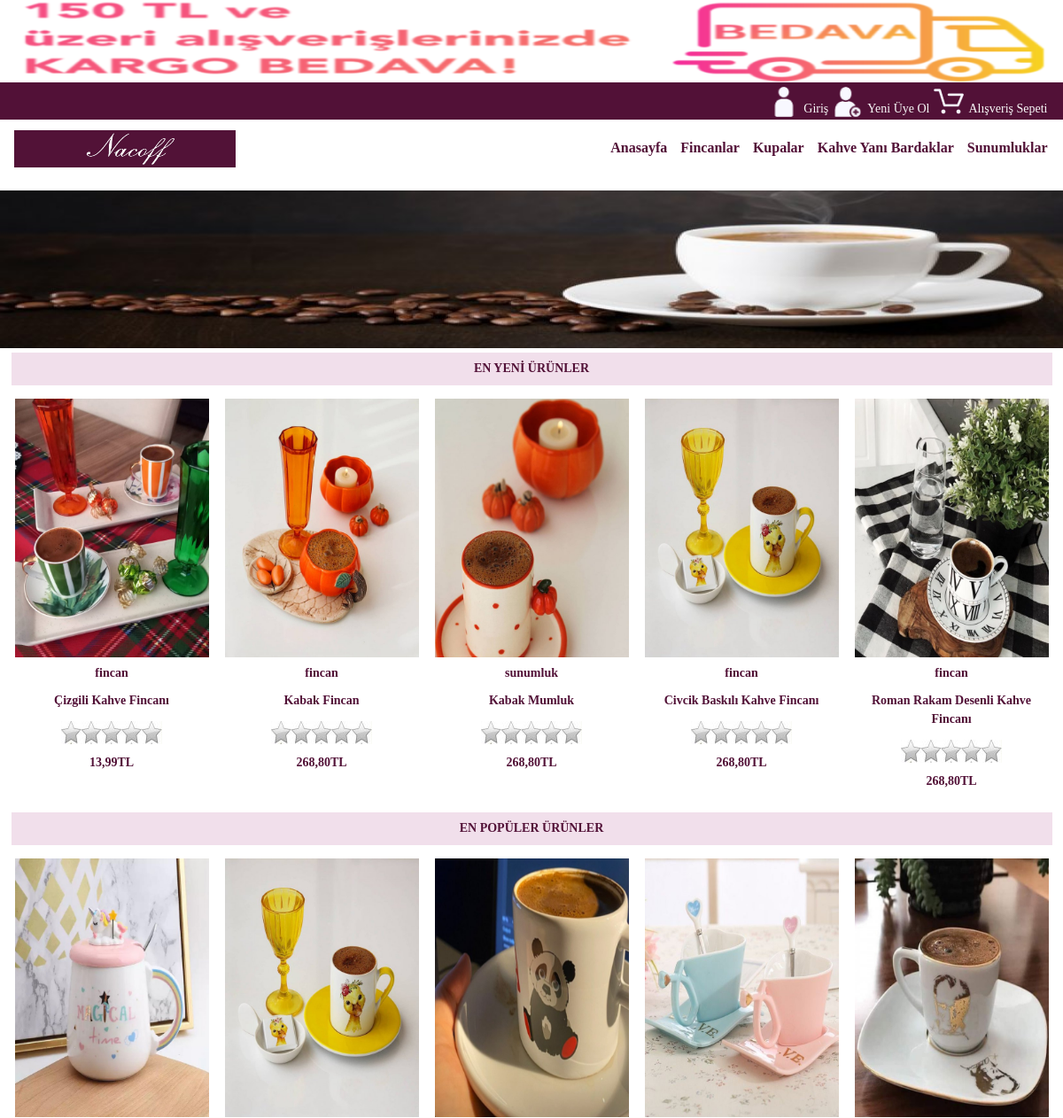
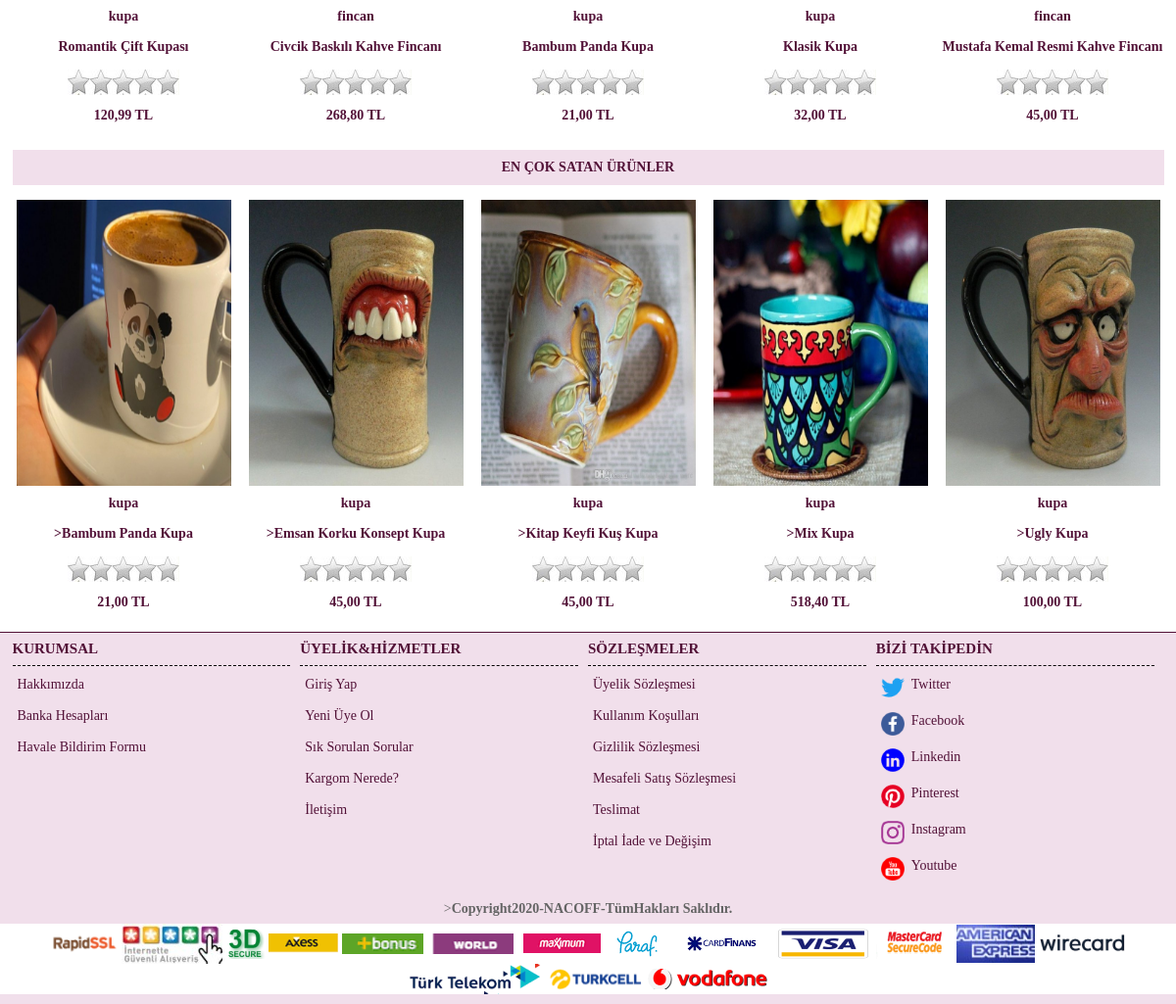
The page / on the database its author committed (2 pictures, top to bottom).
### tables this page shows
CREATE TABLE `bannerler` (
  `id` int(11) NOT NULL,
  `BannerAlani` varchar(100) NOT NULL,
  `BannerResmi` varchar(100) NOT NULL,
  `GosterimSayisi` int(10) NOT NULL,
  `BannerAdi` varchar(100) NOT NULL
);

CREATE TABLE `urunler` (
  `id` int(11) NOT NULL,
  `MenuId` int(11) NOT NULL,
  `UrunAdi` varchar(250) NOT NULL,
  `UrunFiyati` double NOT NULL,
  `ParaBirimi` varchar(250) NOT NULL,
  `UrunAciklamasi` text NOT NULL,
  `UrunResmiBir` varchar(250) NOT NULL,
  `UrunResmiIki` varchar(250) NOT NULL,
  `UrunResmiUc` varchar(250) NOT NULL,
  `UrunResmi4` varchar(250) NOT NULL,
  `Durumu` tinyint(1) NOT NULL,
  `ToplamSatisSayisi` int(10) NOT NULL,
  `ToplamSatisTutari` double NOT NULL,
  `GoruntulenmeSayisi` int(10) NOT NULL,
  `VaryantBasligi` varchar(50) NOT NULL,
  `KDVOrani` int(2) NOT NULL,
  `YorumSayisi` tinyint(1) NOT NULL,
  `ToplamYorumPuani` int(110) NOT NULL,
  `UrunTuru` varchar(100) NOT NULL,
  `KargoUcreti` double NOT NULL
);

CREATE TABLE `ayarlar` (
  `id` tinyint(1) NOT NULL,
  `SiteAdi` varchar(50) NOT NULL,
  `SiteTitle` varchar(60) NOT NULL,
  `SiteLinki` varchar(255) NOT NULL,
  `SiteDescription` text NOT NULL,
  `SiteKeywords` varchar(250) NOT NULL,
  `SiteCopyRightMetni` varchar(250) NOT NULL,
  `SiteLogo` varchar(50) NOT NULL,
  `SiteMail` varchar(50) NOT NULL,
  `SiteMailSifre` varchar(50) NOT NULL,
  `SiteHostAdresi` varchar(250) NOT NULL,
  `sosyal_link_face` varchar(200) NOT NULL,
  `sosyal_link_twit` varchar(200) NOT NULL,
  `sosyal_link_linked` varchar(200) NOT NULL,
  `sosyal_link_ins` varchar(200) NOT NULL,
  `sosyal_link_pint` varchar(200) NOT NULL,
  `sosyal_link_you` varchar(200) NOT NULL,
  `UsdKuru` double NOT NULL,
  `EuroKuru` double NOT NULL,
  `UcretsizKargoBaraji` double NOT NULL,
  `ClientID` varchar(100) NOT NULL,
  `StoreKey` varchar(100) NOT NULL,
  `ApiKullanicisi` varchar(100) NOT NULL,
  `ApiSifresi` varchar(100) NOT NULL
);

### anasayfa.php (the view, shortened to what the rows shown need)
<div class="SlaytAlaniKapsayici">
  <ul class="SlaytAlani">
  <?php
      $banner_sorgusu=$baglan->prepare("SELECT * FROM bannerler WHERE BannerAlani='Ana Sayfa'");
      $banner_sorgusu->execute();
      $banner_kayit=$banner_sorgusu->fetchAll(PDO::FETCH_ASSOC);
      foreach ($banner_kayit as $satir) {
  ?>
  <li class="SlaytResmi">
    <img src="img/<?php echo $satir["BannerResmi"]; ?>" border="0">
  <?php
    }
  ?>
  </li>
  </ul>
</div>
<div id="AnasayfaYeniUrunlerAlani">
  <div id="AnasayfaYeniUrunlerDengelemeAlani">
    <?php
      $enYeni_urun_sorgu=$baglan->prepare("SELECT * FROM urunler WHERE Durumu='1' ORDER BY id DESC LIMIT 5");
      $enYeni_urun_sorgu->execute();
      $enYeniurun_kayitlari=$enYeni_urun_sorgu->fetchAll(PDO::FETCH_ASSOC);
      foreach ($enYeniurun_kayitlari as $EnYenikayit) {
              $enYeniurununTuru=$EnYenikayit["UrunTuru"];
              $enYeniurununFiyati=DonusumleriGeriDondur($EnYenikayit["UrunFiyati"]);
              $enYeniurununBirimi=DonusumleriGeriDondur($EnYenikayit["ParaBirimi"]);
              if ($enYeniurununBirimi=="USD") {
                  $enYeniurunFiyatiTLCinsinden=$enYeniurununFiyati*$dolarKuru;
              }elseif ($enYeniurununBirimi=="EUR") {
                    $enYeniurunFiyatiTLCinsinden=$enYeniurununFiyati*$EuroKuru;
              }else{
                  $enYeniurunFiyatiTLCinsinden=$enYeniurununFiyati;
              }
              if ($enYeniurununTuru=="fincan") {
                  $enYeniurununResimKlasoru="fincan";
              }elseif($enYeniurununTuru=="kupa") {
                  $enYeniurununResimKlasoru="kupa";
              }elseif($enYeniurununTuru=="kahveyanibardak") {
                  $enYeniurununResimKlasoru="kahveyanibardak";
              }elseif($enYeniurununTuru=="sunumluk") {
                  $enYeniurununResimKlasoru="sunumluk";
              }
              $enYeniurununToplamYorumSayisi=DonusumleriGeriDondur($EnYenikayit["YorumSayisi"]);
              $enYeniurununToplamYorumPuani=DonusumleriGeriDondur($EnYenikayit["ToplamYorumPuani"]);
              if ($enYeniurununToplamYorumSayisi>0) {
                  $enYenipuanHesapla=number_format($enYeniurununToplamYorumPuani/$enYeniurununToplamYorumSayisi,2,".","");
              }else{
                  $enYenipuanHesapla=0;
              }
              if ($enYenipuanHesapla==0) {
                          $enYenipuanResmi="yorumyildiz0.jpg";
                        }elseif(($enYenipuanHesapla>0) and ($enYenipuanHesapla<=1)){
                             $enYenipuanResmi="yorumyildiz1.jpg";
                        }
                        elseif(($enYenipuanHesapla>1) and ($enYenipuanHesapla<=2)){
                             $enYenipuanResmi="yorumyildiz2.jpg";
                        }
                        elseif(($enYenipuanHesapla>2) and ($enYenipuanHesapla<=3)){
                             $enYenipuanResmi="yorumyildiz3.jpg";
                        }
                        elseif(($enYenipuanHesapla>3) and ($enYenipuanHesapla<=4)){
                             $enYenipuanResmi="yorumyildiz4.jpg";
                        }elseif(($enYenipuanHesapla>4)){
                             $enYenipuanResmi="yorumyildiz5.jpg";
                        }
    ?>
    <div class="AnasayfaYeniUrunlerSinirlamaAlani">
      <div class="AnasayfaYeniUrunResmiCerceve">
         <a href="index.php?sk=83&ID=<?php echo DonusumleriGeriDondur($EnYenikayit["id"]); ?>">
              <img src="img/urunler/<?php echo DonusumleriGeriDondur($enYeniurununResimKlasoru) ?>/<?php echo DonusumleriGeriDondur($EnYenikayit["UrunResmiBir"]); ?>" border="0"></a>
      </div>
      <div class="AnasayfaYeniUrunTuru">
        <a href="index.php?sk=83&ID=<?php echo DonusumleriGeriDondur($EnYenikayit["id"]); ?>"><?php echo DonusumleriGeriDondur($enYeniurununTuru); ?></a>
      </div>
      <div class="AnasayfaYeniUrunTuru">
        <a href="index.php?sk=83&ID=<?php echo DonusumleriGeriDondur($EnYenikayit["id"]); ?>"><?php echo DonusumleriGeriDondur($EnYenikayit["UrunAdi"]); ?></a>
      </div>
      <div id="AnasayfaYeniUrunPuani">
        <a href="index.php?sk=83&ID=<?php echo DonusumleriGeriDondur($EnYenikayit["id"]); ?>"><img src="img/<?php echo $enYenipuanResmi; ?>"></a>
      </div>
      <div class="AnasayfaYeniUrunTuru">
        <?php echo fiyatBicimlendir($enYeniurunFiyatiTLCinsinden); ?>TL
      </div>
    </div>
     <?php
      }
      ?>
  </div>
</div>
<div id="AnasayfaYeniUrunlerAlani">
  <div id="AnasayfaYeniUrunlerDengelemeAlani">
    <?php
      $EnPopuler_urun_sorgu=$baglan->prepare("SELECT * FROM urunler WHERE Durumu='1' ORDER BY GoruntulenmeSayisi  DESC LIMIT 5");
      $EnPopuler_urun_sorgu->execute();
      $EnPopulerurun_kayitlari=$EnPopuler_urun_sorgu->fetchAll(PDO::FETCH_ASSOC);
        foreach ($EnPopulerurun_kayitlari as $EnPopulerkayit) {
            $EnPopulerurununTuru=$EnPopulerkayit["UrunTuru"];
            $EnPopulerurununFiyati=DonusumleriGeriDondur($EnPopulerkayit["UrunFiyati"]);
            $EnPopulerurununBirimi=DonusumleriGeriDondur($EnPopulerkayit["ParaBirimi"]);
            if ($EnPopulerurununBirimi=="USD") {
                $EnPopulerurunFiyatiTLCinsinden=$EnPopulerurununFiyati*$dolarKuru;
            }elseif ($EnPopulerurununBirimi=="EUR") {
                $EnPopulerurunFiyatiTLCinsinden=$EnPopulerurununFiyati*$EuroKuru;
            }else{
                $EnPopulerurunFiyatiTLCinsinden=$EnPopulerurununFiyati;
            }
            if ($EnPopulerurununTuru=="fincan") {
                  $EnPopulerurununResimKlasoru="fincan";
            }elseif($EnPopulerurununTuru=="kupa") {
                  $EnPopulerurununResimKlasoru="kupa";
            }elseif($EnPopulerurununTuru=="kahveyanibardak") {
                  $EnPopulerurununResimKlasoru="kahveyanibardak";
            }elseif($EnPopulerurununTuru=="sunumluk") {
                  $EnPopulerurununResimKlasoru="sunumluk";
            }
            $EnPopulerurununToplamYorumSayisi=DonusumleriGeriDondur($EnPopulerkayit["YorumSayisi"]);
            $EnPopulerurununToplamYorumPuani=DonusumleriGeriDondur($EnPopulerkayit["ToplamYorumPuani"]);
            if ($EnPopulerurununToplamYorumSayisi>0) {
                $EnPopulerpuanHesapla=number_format($EnPopulerurununToplamYorumPuani/$EnPopulerurununToplamYorumSayisi,2,".","");
            }else{
              $EnPopulerpuanHesapla=0;
            }
            if ($EnPopulerpuanHesapla==0) {
              $EnPopulerpuanResmi="yorumyildiz0.jpg";
            }elseif(($EnPopulerpuanHesapla>0) and ($EnPopulerpuanHesapla<=1)){
              $EnPopulerpuanResmi="yorumyildiz1.jpg";
            }
            elseif(($EnPopulerpuanHesapla>1) and ($EnPopulerpuanHesapla<=2)){
                $EnPopulerpuanResmi="yorumyildiz2.jpg";
            }
            elseif(($EnPopulerpuanHesapla>2) and ($EnPopulerpuanHesapla<=3)){
              $EnPopulerpuanResmi="yorumyildiz3.jpg";
            }
            elseif(($EnPopulerpuanHesapla>3) and ($EnPopulerpuanHesapla<=4)){
              $EnPopulerpuanResmi="yorumyildiz4.jpg";
            }elseif(($EnPopulerpuanHesapla>4)){
                $EnPopulerpuanResmi="yorumyildiz5.jpg";
            }
        ?>
    <div class="AnasayfaYeniUrunlerSinirlamaAlani">
      <div class="AnasayfaYeniUrunResmiCerceve">
        <a href="index.php?sk=83&ID=<?php echo DonusumleriGeriDondur($EnPopulerkayit["id"]); ?>">
              <img src="img/urunler/<?php echo DonusumleriGeriDondur($EnPopulerurununResimKlasoru) ?>/<?php echo DonusumleriGeriDondur($EnPopulerkayit["UrunResmiBir"]); ?>" border="0"></a>
      </div>
      <div class="AnasayfaYeniUrunTuru">
        <a href="index.php?sk=83&ID=<?php echo DonusumleriGeriDondur($EnPopulerkayit["id"]); ?>"><?php echo DonusumleriGeriDondur($EnPopulerurununTuru); ?></a>
      </div>
      <div class="AnasayfaYeniUrunTuru">
        <a href="index.php?sk=83&ID=<?php echo DonusumleriGeriDondur($EnPopulerkayit["id"]); ?>"><?php echo DonusumleriGeriDondur($EnPopulerkayit["UrunAdi"]); ?></a>
      </div>
      <div id="AnasayfaYeniUrunPuani">
        <a href="index.php?sk=83&ID=<?php echo DonusumleriGeriDondur($EnPopulerkayit["id"]); ?>"><img src="img/<?php echo $EnPopulerpuanResmi; ?>"></a>
      </div>
      <div class="AnasayfaYeniUrunTuru">
        <?php echo fiyatBicimlendir($EnPopulerurunFiyatiTLCinsinden); ?> TL
      </div>
    </div>
     <?php
      }
      ?>
  </div>
</div>
<div id="AnasayfaYeniUrunlerAlani">
  <div id="AnasayfaYeniUrunlerDengelemeAlani">
   <?php
      $EnCokSatan_urun_sorgu=$baglan->prepare("SELECT * FROM urunler WHERE Durumu='1' ORDER BY ToplamSatisSayisi DESC LIMIT 5");
      $EnCokSatan_urun_sorgu->execute();
      $EnCokSatanurun_kayitlari=$EnCokSatan_urun_sorgu->fetchAll(PDO::FETCH_ASSOC);
      foreach ($EnCokSatanurun_kayitlari as $EnCokSatankayit) {
          $EnCokSatanurununTuru=$EnCokSatankayit["UrunTuru"];
          $EnCokSatanurununFiyati=DonusumleriGeriDondur($EnCokSatankayit["UrunFiyati"]);
          $EnCokSatanurununBirimi=DonusumleriGeriDondur($EnCokSatankayit["ParaBirimi"]);
          if ($EnCokSatanurununBirimi=="USD") {
              $EnCokSatanurunFiyatiTLCinsinden=$EnCokSatanurununFiyati*$dolarKuru;
          }elseif ($EnCokSatanurununBirimi=="EUR") {
              $EnCokSatanurunFiyatiTLCinsinden=$EnCokSatanurununFiyati*$EuroKuru;
          }else{
              $EnCokSatanurunFiyatiTLCinsinden=$EnCokSatanurununFiyati;
          }
          if ($EnCokSatanurununTuru=="fincan") {
                  $EnCokSatanurununResimKlasoru="fincan";
          }elseif($EnCokSatanurununTuru=="kupa") {
                  $EnCokSatanurununResimKlasoru="kupa";
          }elseif($EnCokSatanurununTuru=="kahveyanibardak") {
                  $EnCokSatanurununResimKlasoru="kahveyanibardak";
          }elseif($EnCokSatanurununTuru=="sunumluk") {
                  $EnCokSatanurununResimKlasoru="sunumluk";
          }
          $EnCokSatanurununToplamYorumSayisi=DonusumleriGeriDondur($EnCokSatankayit["YorumSayisi"]);
          $EnCokSatanurununToplamYorumPuani=DonusumleriGeriDondur($EnCokSatankayit["ToplamYorumPuani"]);
          if ($EnCokSatanurununToplamYorumSayisi>0) {
              $EnCokSatanpuanHesapla=number_format($EnCokSatanurununToplamYorumPuani/$EnCokSatanurununToplamYorumSayisi,2,".","");
          }else{
            $EnCokSatanpuanHesapla=0;
          }
          if ($EnCokSatanpuanHesapla==0) {
            $EnCokSatanpuanResmi="yorumyildiz0.jpg";
          }elseif(($EnCokSatanpuanHesapla>0) and ($EnCokSatanpuanHesapla<=1)){
            $EnCokSatanpuanResmi="yorumyildiz1.jpg";
          }
          elseif(($EnCokSatanpuanHesapla>1) and ($EnCokSatanpuanHesapla<=2)){
            $EnCokSatanpuanResmi="yorumyildiz2.jpg";
          }
          elseif(($EnCokSatanpuanHesapla>2) and ($EnCokSatanpuanHesapla<=3)){
            $EnCokSatanpuanResmi="yorumyildiz3.jpg";
          }
          elseif(($EnCokSatanpuanHesapla>3) and ($EnCokSatanpuanHesapla<=4)){
            $EnCokSatanpuanResmi="yorumyildiz4.jpg";
          }elseif(($EnCokSatanpuanHesapla>4)){
            $EnCokSatanpuanResmi="yorumyildiz5.jpg";
          }
    ?>
    <div class="AnasayfaYeniUrunlerSinirlamaAlani">
      <div class="AnasayfaYeniUrunResmiCerceve">
       <a href="index.php?sk=83&ID=<?php echo DonusumleriGeriDondur($EnCokSatankayit["id"]); ?>">
         <img src="img/urunler/<?php echo DonusumleriGeriDondur($EnCokSatanurununResimKlasoru) ?>/<?php echo DonusumleriGeriDondur($EnCokSatankayit["UrunResmiBir"]); ?>" border="0"></a>
      </div>
      <div class="AnasayfaYeniUrunTuru">
        <a href="index.php?sk=83&ID=<?php echo DonusumleriGeriDondur($EnCokSatankayit["id"]); ?>"><?php echo DonusumleriGeriDondur($EnCokSatanurununTuru); ?></a>
      </div>
      <div class="AnasayfaYeniUrunTuru">
        <a href="index.php?sk=83&ID=<?php echo DonusumleriGeriDondur($EnCokSatankayit["id"]); ?>">><?php echo DonusumleriGeriDondur($EnCokSatankayit["UrunAdi"]); ?></a>
      </div>
      <div id="AnasayfaYeniUrunPuani">
       <a href="index.php?sk=83&ID=<?php echo DonusumleriGeriDondur($EnCokSatankayit["id"]); ?>"><img src="img/<?php echo $EnCokSatanpuanResmi; ?>"></a>
      </div>
      <div class="AnasayfaYeniUrunTuru">
        <?php echo fiyatBicimlendir($EnCokSatanurunFiyatiTLCinsinden); ?> TL
      </div>
    </div>
     <?php
      }
      ?>
  </div>
</div>

### index.php (shortened to what the rows shown need)
<?php
  require_once("ayarlar/ayarlar.php");
  require_once("ayarlar/fonksiyonlar.php");
  if (isset($_REQUEST["sk"])) {
    $sayfakoduDegeri=sayiliIcerikleriFiltrele($_REQUEST["sk"]);
  }else{
    $sayfakoduDegeri=0;
  }
?>
<!DOCTYPE html>
<html lang="tr-TR">
<head>
	<link rel="stylesheet" type="text/css" href="ayarlar/style.css">
  <link rel="stylesheet" href="https://stackpath.bootstrapcdn.com/font-awesome/4.7.0/css/font-awesome.min.css">
</head>
<body>
  <div id="TumSayfaAlani">
<main>
               <?php
                 if((!$sayfakoduDegeri) or ($sayfakoduDegeri=="") or ($sayfakoduDegeri==0)){
                    include($sayfa[0]);
                 }else{
                     include($sayfa[$sayfakoduDegeri]);
                 }
                ?>
</main>
<footer>
  <div id="footerAltMetniAlani">
    <div id="footerAltMetniSinirlamaAlani">
      ><?php echo "<b>".DonusumleriGeriDondur($copyMetni)."</b>"; ?>
    </div>
  </div>
</footer>
</div>
</body>
</html>

### rows shown on the page
bannerler: BannerResmi (picture)
urunler: UrunTuru+UrunResmiBir (picture), UrunTuru "fincan", UrunAdi "Çizgili Kahve Fincanı", UrunFiyati "13,99"
urunler: UrunTuru+UrunResmiBir (picture), UrunTuru "fincan", UrunAdi "Kabak Fincan", UrunFiyati.EuroKuru "268,80"
urunler: UrunTuru+UrunResmiBir (picture), UrunTuru "sunumluk", UrunAdi "Kabak Mumluk", UrunFiyati.EuroKuru "268,80"
urunler: UrunTuru+UrunResmiBir (picture), UrunTuru "fincan", UrunAdi "Civcik Baskılı Kahve Fincanı", UrunFiyati.EuroKuru "268,80"
urunler: UrunTuru+UrunResmiBir (picture), UrunTuru "fincan", UrunAdi "Roman Rakam Desenli Kahve Fincanı", UrunFiyati.EuroKuru "268,80"
urunler: UrunTuru+UrunResmiBir (picture), UrunTuru "kupa", UrunAdi "Romantik Çift Kupası", UrunFiyati "120,99"
urunler: UrunTuru+UrunResmiBir (picture), UrunTuru "kupa", UrunAdi "Bambum Panda Kupa", UrunFiyati "21,00"
urunler: UrunTuru+UrunResmiBir (picture), UrunTuru "kupa", UrunAdi "Klasik Kupa", UrunFiyati "32,00"
urunler: UrunTuru+UrunResmiBir (picture), UrunTuru "fincan", UrunAdi "Mustafa Kemal Resmi Kahve Fincanı", UrunFiyati "45,00"
urunler: UrunTuru+UrunResmiBir (picture), UrunTuru "kupa", UrunAdi "Emsan Korku Konsept Kupa", UrunFiyati "45,00"
urunler: UrunTuru+UrunResmiBir (picture), UrunTuru "kupa", UrunAdi "Kitap Keyfi Kuş Kupa", UrunFiyati "45,00"
urunler: UrunTuru+UrunResmiBir (picture), UrunTuru "kupa", UrunAdi "Mix Kupa", UrunFiyati.EuroKuru "518,40"
urunler: UrunTuru+UrunResmiBir (picture), UrunTuru "kupa", UrunAdi "Ugly Kupa", UrunFiyati "100,00"
ayarlar: SiteCopyRightMetni "Copyright2020-NACOFF-TümHakları Saklıdır."
